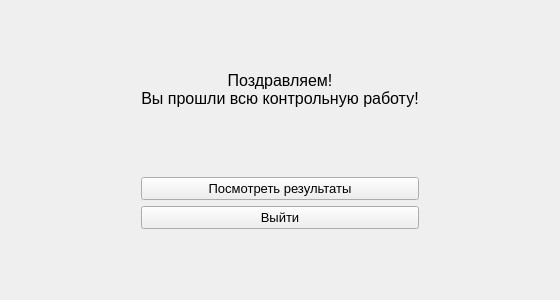
<?xml version="1.0" encoding="UTF-8"?>
<ui version="4.0">
 <class>EndControlWork</class>
 <widget class="QMainWindow" name="EndControlWork">
  <property name="geometry">
   <rect>
    <x>0</x>
    <y>0</y>
    <width>560</width>
    <height>300</height>
   </rect>
  </property>
  <property name="minimumSize">
   <size>
    <width>560</width>
    <height>300</height>
   </size>
  </property>
  <property name="maximumSize">
   <size>
    <width>16777215</width>
    <height>16777215</height>
   </size>
  </property>
  <property name="windowTitle">
   <string>Контрольная работа завершена!</string>
  </property>
  <widget class="QWidget" name="centralwidget">
   <property name="font">
    <font>
     <pointsize>10</pointsize>
    </font>
   </property>
   <layout class="QGridLayout" name="gridLayout_2">
    <item row="0" column="0">
     <layout class="QGridLayout" name="gridLayout">
      <item row="1" column="1">
       <widget class="QLabel" name="label">
        <property name="font">
         <font>
          <pointsize>12</pointsize>
         </font>
        </property>
        <property name="text">
         <string>Поздравляем!
Вы прошли всю контрольную работу!</string>
        </property>
        <property name="alignment">
         <set>Qt::AlignCenter</set>
        </property>
       </widget>
      </item>
      <item row="2" column="1">
       <spacer name="verticalSpacer">
        <property name="orientation">
         <enum>Qt::Vertical</enum>
        </property>
        <property name="sizeHint" stdset="0">
         <size>
          <width>20</width>
          <height>40</height>
         </size>
        </property>
       </spacer>
      </item>
      <item row="0" column="1">
       <spacer name="verticalSpacer_2">
        <property name="orientation">
         <enum>Qt::Vertical</enum>
        </property>
        <property name="sizeHint" stdset="0">
         <size>
          <width>20</width>
          <height>40</height>
         </size>
        </property>
       </spacer>
      </item>
      <item row="4" column="1">
       <widget class="QPushButton" name="exit_btn">
        <property name="text">
         <string>Выйти</string>
        </property>
       </widget>
      </item>
      <item row="1" column="2">
       <spacer name="horizontalSpacer_2">
        <property name="orientation">
         <enum>Qt::Horizontal</enum>
        </property>
        <property name="sizeHint" stdset="0">
         <size>
          <width>40</width>
          <height>20</height>
         </size>
        </property>
       </spacer>
      </item>
      <item row="3" column="1">
       <widget class="QPushButton" name="get_result_btn">
        <property name="text">
         <string>Посмотреть результаты</string>
        </property>
       </widget>
      </item>
      <item row="1" column="0">
       <spacer name="horizontalSpacer">
        <property name="orientation">
         <enum>Qt::Horizontal</enum>
        </property>
        <property name="sizeHint" stdset="0">
         <size>
          <width>40</width>
          <height>20</height>
         </size>
        </property>
       </spacer>
      </item>
      <item row="5" column="1">
       <spacer name="verticalSpacer_3">
        <property name="orientation">
         <enum>Qt::Vertical</enum>
        </property>
        <property name="sizeHint" stdset="0">
         <size>
          <width>20</width>
          <height>40</height>
         </size>
        </property>
       </spacer>
      </item>
     </layout>
    </item>
   </layout>
  </widget>
 </widget>
 <resources/>
 <connections/>
</ui>
